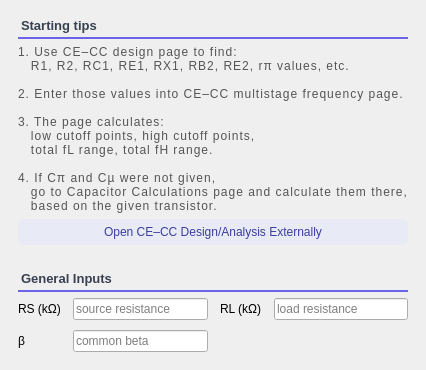
      <widget class="QFrame" name="cardGeneral">
       <property name="maximumSize">
        <size>
         <width>800</width>
         <height>16777215</height>
        </size>
       </property>
       <property name="styleSheet">
        <string notr="true">#cardGeneral { 
background-color: #f8fafc;
color: #334155;
border-radius: 8px;
border: 1px solid #e2e8f0;
}
</string>
       </property>
       <property name="card" stdset="0">
        <bool>true</bool>
       </property>
       <layout class="QVBoxLayout" name="verticalLayoutGeneral">
        <property name="leftMargin">
         <number>18</number>
        </property>
        <property name="topMargin">
         <number>18</number>
        </property>
        <property name="rightMargin">
         <number>18</number>
        </property>
        <property name="bottomMargin">
         <number>18</number>
        </property>
        <item>
         <widget class="QLabel" name="labelStartingTips">
          <property name="sizePolicy">
           <sizepolicy hsizetype="Preferred" vsizetype="Fixed">
            <horstretch>0</horstretch>
            <verstretch>0</verstretch>
           </sizepolicy>
          </property>
          <property name="styleSheet">
           <string notr="true">QLabel {
    color: #374151;
    font-size: 13px;
    font-weight: 600;
	background-color: transparent;
    padding-bottom: 4px;
    border: none;
    border-bottom: 2px solid #6D63E8;
	
	
	font: 13pt &quot;Rockwell&quot;;
}</string>
          </property>
          <property name="text">
           <string>Starting tips</string>
          </property>
          <property name="sectionTitle" stdset="0">
           <bool>true</bool>
          </property>
         </widget>
        </item>
        <item>
         <widget class="QLabel" name="labelNote">
          <property name="sizePolicy">
           <sizepolicy hsizetype="Preferred" vsizetype="Fixed">
            <horstretch>0</horstretch>
            <verstretch>0</verstretch>
           </sizepolicy>
          </property>
          <property name="styleSheet">
           <string notr="true">font: 600 10pt 'Segoe UI'; color: rgb(85, 85, 85); letter-spacing: 1px;</string>
          </property>
          <property name="text">
           <string>1. Use CE–CC design page to find:
   R1, R2, RC1, RE1, RX1, RB2, RE2, rπ values, etc.

2. Enter those values into CE–CC multistage frequency page.

3. The page calculates:
   low cutoff points, high cutoff points,
   total fL range, total fH range. 

4. If Cπ and Cµ were not given, 
   go to Capacitor Calculations page and calculate them there, 
   based on the given transistor.</string>
          </property>
         </widget>
        </item>
        <item>
         <widget class="QPushButton" name="buttonOpen">
          <property name="cursor">
           <cursorShape>PointingHandCursor</cursorShape>
          </property>
          <property name="styleSheet">
           <string notr="true">QPushButton { background:#e8eaf6; color:#3d3d9e; border-radius:6px; font:700 9pt 'Segoe UI'; padding:6px 10px; border:none; }
QPushButton:hover { background:#6D63E8; color:white; }
QPushButton:checked { background:#6D63E8; color:white; }
QPushButton:pressed {
    /* Slightly darker than your #6D63E8 hover color */
    background-color: #5a52c7; 
    color: #f0f0f0;
    
    /* The &quot;Push&quot; effect: increase top padding, decrease bottom */
    padding-top: 8px;
    padding-bottom: 4px;
}</string>
          </property>
          <property name="text">
           <string>Open CE–CC Design/Analysis Externally</string>
          </property>
         </widget>
        </item>
        <item>
         <spacer name="verticalSpacer_3">
          <property name="orientation">
           <enum>Qt::Orientation::Vertical</enum>
          </property>
          <property name="sizeType">
           <enum>QSizePolicy::Policy::Fixed</enum>
          </property>
          <property name="sizeHint" stdset="0">
           <size>
            <width>20</width>
            <height>20</height>
           </size>
          </property>
         </spacer>
        </item>
        <item>
         <widget class="QLabel" name="labelGeneralTitle">
          <property name="sizePolicy">
           <sizepolicy hsizetype="Preferred" vsizetype="Fixed">
            <horstretch>0</horstretch>
            <verstretch>0</verstretch>
           </sizepolicy>
          </property>
          <property name="styleSheet">
           <string notr="true">QLabel {
    color: #374151;
    font-size: 13px;
    font-weight: 600;
	background-color: transparent;
    padding-bottom: 4px;
    border: none;
    border-bottom: 2px solid #6D63E8;
	
	
	font: 13pt &quot;Rockwell&quot;;
}</string>
          </property>
          <property name="text">
           <string>General Inputs</string>
          </property>
          <property name="sectionTitle" stdset="0">
           <bool>true</bool>
          </property>
         </widget>
        </item>
        <item>
         <layout class="QGridLayout" name="gridGeneral">
          <property name="horizontalSpacing">
           <number>12</number>
          </property>
          <property name="verticalSpacing">
           <number>10</number>
          </property>
          <item row="0" column="0">
           <widget class="QLabel" name="labelRs">
            <property name="text">
             <string>RS (kΩ)</string>
            </property>
            <property name="fieldLabel" stdset="0">
             <bool>true</bool>
            </property>
           </widget>
          </item>
          <item row="1" column="1">
           <widget class="QLineEdit" name="lineBeta">
            <property name="placeholderText">
             <string>common beta</string>
            </property>
           </widget>
          </item>
          <item row="0" column="1">
           <widget class="QLineEdit" name="lineRs">
            <property name="placeholderText">
             <string>source resistance</string>
            </property>
           </widget>
          </item>
          <item row="0" column="2">
           <widget class="QLabel" name="labelRL">
            <property name="text">
             <string>RL (kΩ)</string>
            </property>
            <property name="fieldLabel" stdset="0">
             <bool>true</bool>
            </property>
           </widget>
          </item>
          <item row="1" column="0">
           <widget class="QLabel" name="labelBeta">
            <property name="text">
             <string>β</string>
            </property>
            <property name="fieldLabel" stdset="0">
             <bool>true</bool>
            </property>
           </widget>
          </item>
          <item row="0" column="3">
           <widget class="QLineEdit" name="lineRL">
            <property name="placeholderText">
             <string>load resistance</string>
            </property>
           </widget>
          </item>
         </layout>
        </item>
       </layout>
      </widget>
